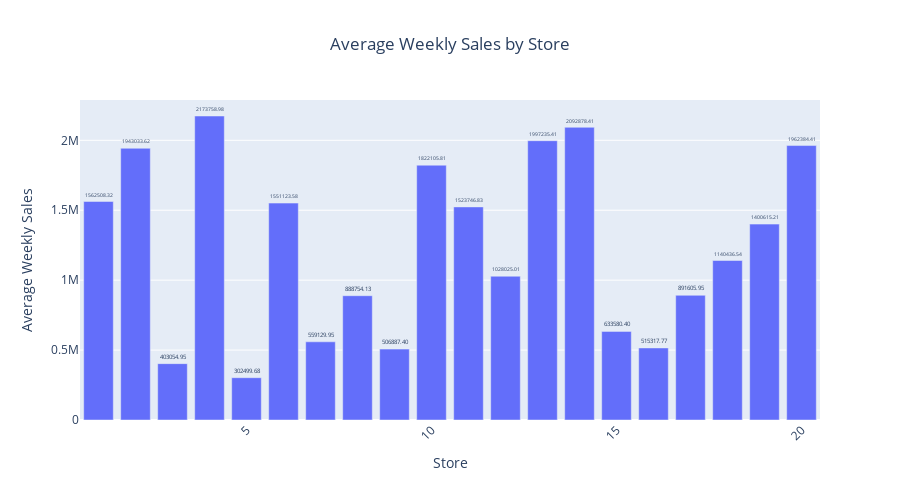

This figure's notebook cell:
### Code cell
avg_sales_by_store(dataset)

### Figure 1 — Plotly figure (JSON) as saved in the notebook; plotly's stock layout.template omitted (floating-point values rounded to 4 significant figures)
{"data": [{"alignmentgroup": "True", "hovertemplate": "<b>Store</b>: %{x}<br><b>Avg Sales</b>: %{y:.2f}", "legendgroup": "", "marker": {"color": "#636efa", "pattern": {"shape": ""}}, "name": "", "offsetgroup": "", "orientation": "v", "showlegend": false, "text": [2174000.0, 2093000.0, 1997000.0, 1962000.0, 1943000.0, 1822000.0, 1563000.0, 1551000.0, 1524000.0, 1401000.0, 1140000.0, 1028000.0, 891600.0, 888800.0, 633600.0, 559100.0, 515300.0, 506900.0, 403100.0, 302500.0], "textposition": "outside", "texttemplate": "%{text:.2f}", "type": "bar", "x": [4, 14, 13, 20, 2, 10, 1, 6, 11, 19, 18, 12, 17, 8, 15, 7, 16, 9, 3, 5], "xaxis": "x", "y": [2174000.0, 2093000.0, 1997000.0, 1962000.0, 1943000.0, 1822000.0, 1563000.0, 1551000.0, 1524000.0, 1401000.0, 1140000.0, 1028000.0, 891600.0, 888800.0, 633600.0, 559100.0, 515300.0, 506900.0, 403100.0, 302500.0], "yaxis": "y"}], "layout": {"bargap": 0.2, "barmode": "relative", "height": 500, "legend": {"tracegroupgap": 0}, "title": {"text": "Average Weekly Sales by Store", "x": 0.5}, "xaxis": {"anchor": "y", "domain": [0, 1], "tickangle": -45, "title": {"text": "Store"}}, "yaxis": {"anchor": "x", "domain": [0, 1], "title": {"text": "Average Weekly Sales"}}}}
